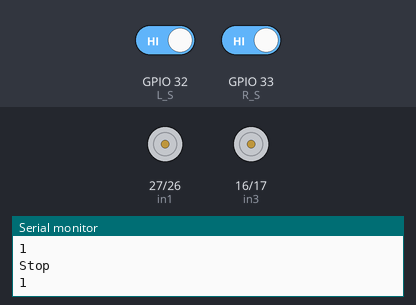
Bench run of a sketch on a simulated ESP32. Parts: motor-driver pin pairs drawn as motors (green arrow = first pin HIGH = forward, orange = second pin HIGH = backward, longer = more drive, scaled by the enable pin), the last lines printed to the serial monitor. The test bench sets the inputs (shaded band); at power-on: GPIO 32 (L_S) HIGH, GPIO 33 (R_S) HIGH.

Above: at 2.2 s.
2.3 s: GPIO 32 (L_S) driven LOW
At 2.55 s:
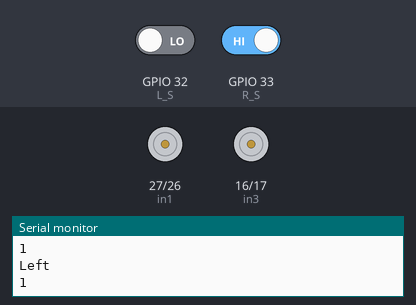
5.3 s: GPIO 33 (R_S) driven LOW
At 5.55 s:
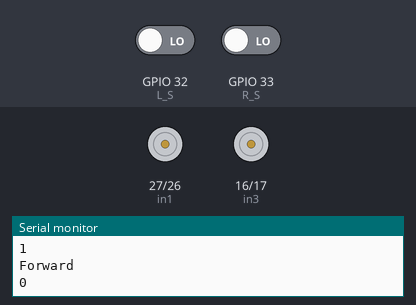
8.3 s: GPIO 32 (L_S) driven HIGH
At 8.3 s:
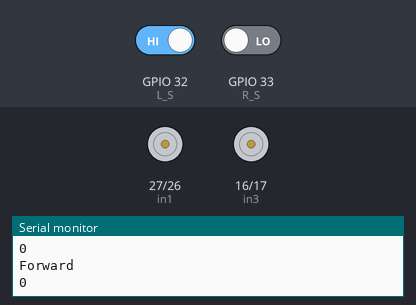
11.3 s: GPIO 33 (R_S) driven HIGH
At 11.3 s:
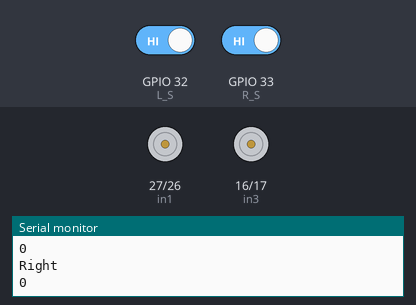
Timing chart, 0 to 13.8 s (numbered marks = the images above; inputs shaded):
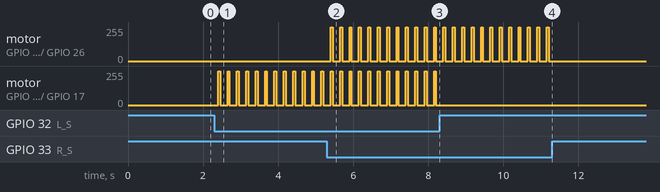

Measured:
- after the input at 2.3 s, motor on GPIO 16 (in3) / GPIO 17 (in4): alternates forward 255/255 for 0.05 s and stopped for 0.20 s, starting after 0.10 s
- after the input at 5.3 s, motor on GPIO 27 (in1) / GPIO 26 (in2): alternates forward 255/255 for 0.05 s and stopped for 0.20 s, starting after 0.10 s
- after the input at 8.3 s, motor on GPIO 16 (in3) / GPIO 17 (in4): stops changing and stays stopped
- after the input at 11.3 s, motor on GPIO 27 (in1) / GPIO 26 (in2): stops changing and stays stopped

The sketch:

Car_followin_line.ino
```cpp
// Arduino Line Follower Robot Code

#define enA 25//Enable1 L293 Pin enA
#define in1 27 //Motor1  L293 Pin in1 27 Left Motor Forward
#define in2 26 //Motor1  L293 Pin in1 26 Left Motor Backward
#define in3 16 //Motor2  L293 Pin in1 16
#define in4 17 //Motor2  L293 Pin in1 17
#define enB 14 //Enable2 L293 Pin enB
#define R_S 33 //ir sensor Right
#define L_S 32 //ir sensor Left
void setup(){
   Serial.begin(9600);
pinMode(R_S, INPUT);
pinMode(L_S, INPUT);
pinMode(enA, OUTPUT);
pinMode(in1, OUTPUT);
pinMode(in2, OUTPUT);
pinMode(in3, OUTPUT);
pinMode(in4, OUTPUT);
pinMode(enB, OUTPUT);
digitalWrite(enA, HIGH);
digitalWrite(enB, HIGH);
delay(1000);
}
void loop(){
if((digitalRead(R_S) == LOW)&&(digitalRead(L_S) == LOW)){Serial.println("Forward");forward();}   //if Right Sensor and Left Sensor are at White color then it will call forword function
if((digitalRead(R_S) == LOW)&&(digitalRead(L_S) == HIGH)){Serial.println("Right");turnRight();} //if Right Sensor is Black and Left Sensor is White then it will call turn Right function
if((digitalRead(R_S) == HIGH)&&(digitalRead(L_S) == LOW)){Serial.println("Left");turnLeft();}  //if Right Sensor is White and Left Sensor is Black then it will call turn Left function
if((digitalRead(R_S) == HIGH)&&(digitalRead(L_S) == HIGH)){Serial.println("Stop");Stop();} //if Right Sensor and Left Sensor are at Black color then it will call Stop function
int irreadleft=digitalRead(R_S);
Serial.println(irreadleft);
Stop();
delay(200);
}
void forward(){  //forword
digitalWrite(in1, HIGH); //Right Motor forword Pin
digitalWrite(in2, LOW);  //Right Motor backword Pin
digitalWrite(in3, HIGH);  //Left Motor backword Pin
digitalWrite(in4, LOW); //Left Motor forword Pin
delay(50);
}
void turnRight(){ //turnRight
digitalWrite(in1, HIGH);  //Right Motor forword Pin
digitalWrite(in2, LOW); //Right Motor backword Pin
digitalWrite(in3, LOW);  //Left Motor backword Pin
 digitalWrite(in4, LOW); //Left Motor forword Pin
 delay(50);
}
void turnLeft(){ //turnLeft
digitalWrite(in1, LOW); //Right Motor forword Pin
digitalWrite(in2, LOW);  //Right Motor backword Pin
digitalWrite(in3, HIGH); //Left Motor backword Pin
digitalWrite(in4, LOW);  //Left Motor forword Pin
delay(50);
}
void Stop(){ //stop
digitalWrite(in1, LOW); //Right Motor forword Pin
digitalWrite(in2, LOW); //Right Motor backword Pin
digitalWrite(in3, LOW); //Left Motor backword Pin
digitalWrite(in4, LOW); //Left Motor forword Pin
}
```
